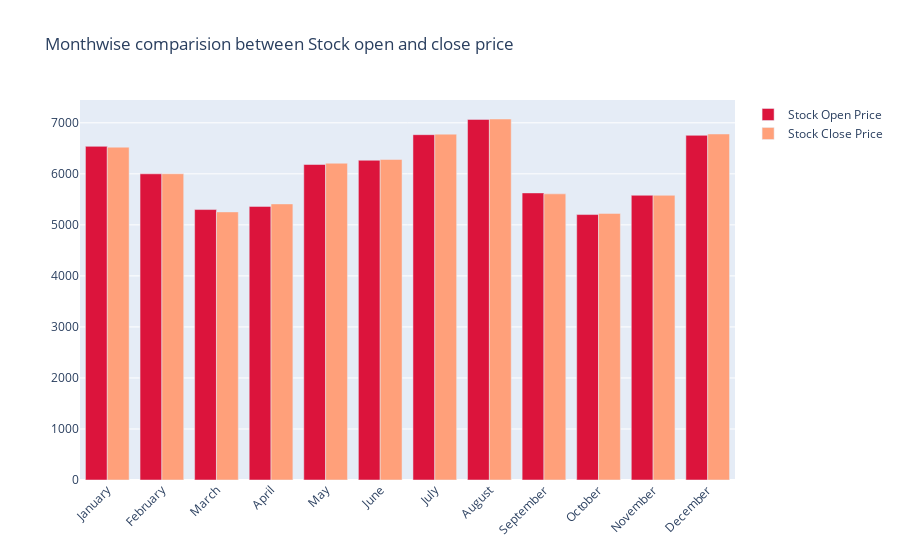

Here is the notebook cell this chart was saved with:
### Code cell
fig = go.Figure()

fig.add_trace(go.Bar(
    x=monthvise.index,
    y=monthvise['Open'],
    name='Stock Open Price',
    marker_color='crimson'
))
fig.add_trace(go.Bar(
    x=monthvise.index,
    y=monthvise['Close'],
    name='Stock Close Price',
    marker_color='lightsalmon'
))

fig.update_layout(barmode='group', xaxis_tickangle=-45, 
                  title='Monthwise comparision between Stock open and close price')
fig.show()

### Figure 1 — Plotly figure (JSON) as saved in the notebook; plotly's stock layout.template omitted (floating-point values rounded to 4 significant figures)
{"data": [{"marker": {"color": "crimson"}, "name": "Stock Open Price", "type": "bar", "x": ["January", "February", "March", "April", "May", "June", "July", "August", "September", "October", "November", "December"], "y": [6539.0, 6000.0, 5300.0, 5362.0, 6183.0, 6266.0, 6767.0, 7067.0, 5626.0, 5202.0, 5580.0, 6755.0]}, {"marker": {"color": "lightsalmon"}, "name": "Stock Close Price", "type": "bar", "x": ["January", "February", "March", "April", "May", "June", "July", "August", "September", "October", "November", "December"], "y": [6523.0, 6002.0, 5254.0, 5411.0, 6208.0, 6282.0, 6778.0, 7075.0, 5608.0, 5225.0, 5579.0, 6781.0]}], "layout": {"barmode": "group", "title": {"text": "Monthwise comparision between Stock open and close price"}, "xaxis": {"tickangle": -45}}}
